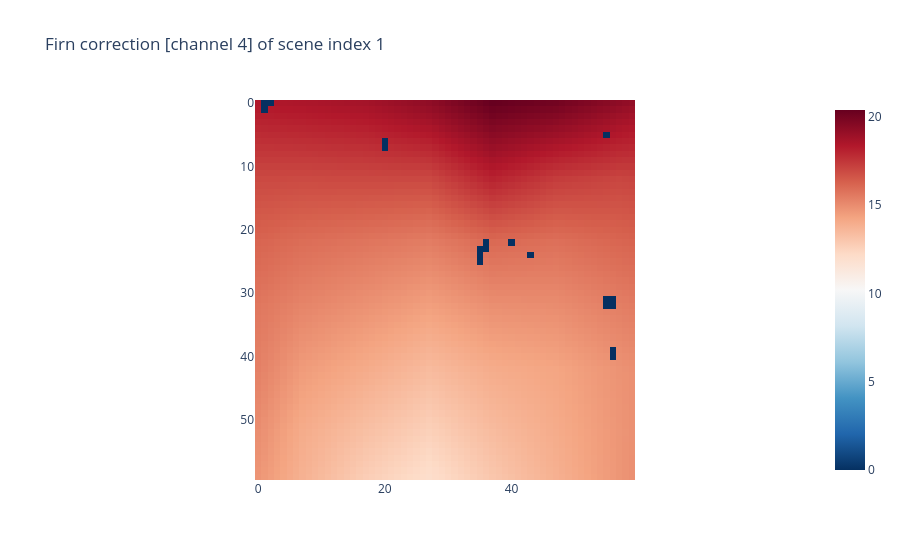

Here is the notebook cell this chart was saved with:
### Code cell
fig = px.imshow((transant_scene_tensor_60[1, 4, :, :]), 
                color_continuous_scale = 'RdBu_r',
                # DEFAULT for matrices: only tensor because of conversion
                origin = "upper", title = "Firn correction [channel 4] of scene index 1")
fig.show()

### Figure 1 — Plotly figure (JSON) as saved in the notebook; plotly's stock layout.template omitted (floating-point values rounded to 4 significant figures; data arrays with more than 128 entries replaced by an {"elided": "..."} marker saying what was removed)
{"data": [{"coloraxis": "coloraxis", "hovertemplate": "x: %{x}<br>y: %{y}<br>color: %{z}<extra></extra>", "name": "0", "type": "heatmap", "xaxis": "x", "yaxis": "y", "z": {"elided": "60x60 float values"}}], "layout": {"coloraxis": {"colorscale": [[0, "rgb(5,48,97)"], [0.1, "rgb(33,102,172)"], [0.2, "rgb(67,147,195)"], [0.3, "rgb(146,197,222)"], [0.4, "rgb(209,229,240)"], [0.5, "rgb(247,247,247)"], [0.6, "rgb(253,219,199)"], [0.7, "rgb(244,165,130)"], [0.8, "rgb(214,96,77)"], [0.9, "rgb(178,24,43)"], [1, "rgb(103,0,31)"]]}, "title": {"text": "Firn correction [channel 4] of scene index 1"}, "xaxis": {"anchor": "y", "constrain": "domain", "domain": [0, 1], "scaleanchor": "y"}, "yaxis": {"anchor": "x", "autorange": "reversed", "constrain": "domain", "domain": [0, 1]}}}
